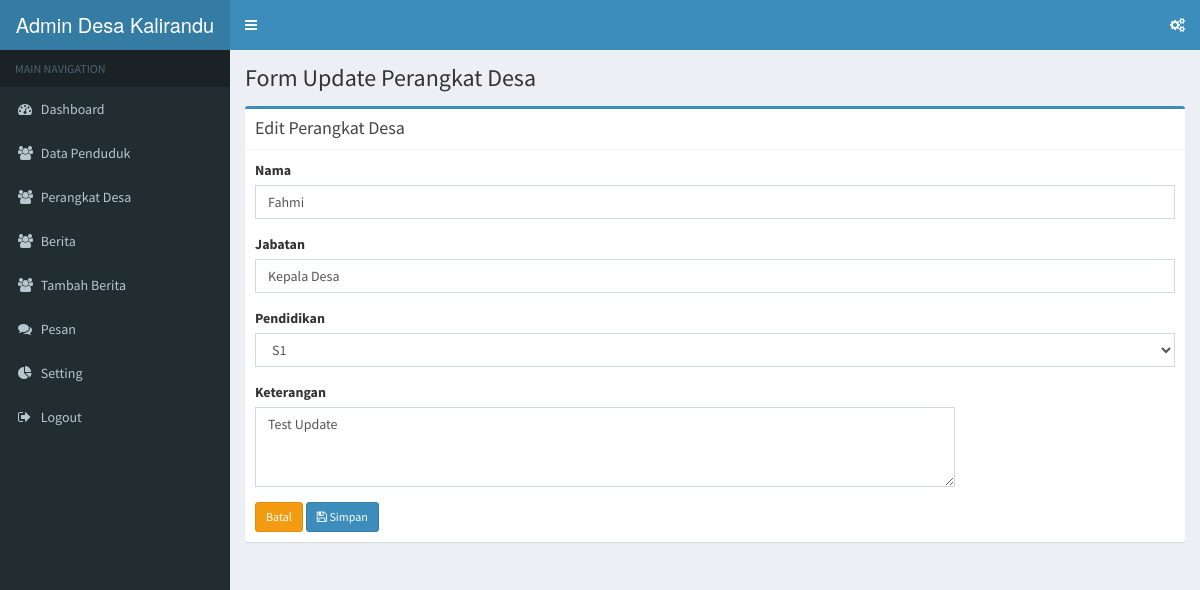
The page /admin/perangkatDesa/update/2 on the database its author committed.
### tables this page shows
CREATE TABLE `perangkat` (
  `id` int(11) NOT NULL,
  `nama` varchar(60) NOT NULL,
  `jabatan` varchar(40) NOT NULL,
  `pendidikan` varchar(10) NOT NULL,
  `keterangan` varchar(200) NOT NULL
);

### application/controllers/admin/PerangkatDesa.php (called while the page is built, shortened)
<?php
class PerangkatDesa extends CI_Controller {
	public function update($id)
	{
		$where = array('id' => $id);
		$data['title'] = 'Form Update Perangkat Desa';
		$data['perangkat'] = $this->DataModel->getWhere('perangkat', $where)->row_array();
		$this->load->view('template_admin/header', $data);
		$this->load->view('template_admin/sidebar');
		$this->load->view('template_admin/topbar');
		$this->load->view('admin/edit_perangkat', $data);
		$this->load->view('template_admin/footer');
	}
}

### index.php (called while the page is built, shortened)
<?php
require_once BASEPATH.'core/CodeIgniter.php';

### application/models/DataModel.php (called while the page is built, shortened)
<?php
class DataModel extends CI_model {
	public function getWhere($table, $where)
	{
		return $this->db->get_where($table, $where);
	}
}

### application/views/admin/edit_perangkat.php (the view, shortened to what this page needs)
<div class="content-wrapper">
  <section class="content-header">
    <h1>
      <?php echo $title; ?>
    </h1>
  </section>
  <section class="content">
    <div class="row">
      <div class="col-md-12">
        <div class="box box-primary">
          <div class="box-header with-border">
            <h3 class="box-title">Edit Perangkat Desa</h3>
          </div>
          <div class="box-body">
          <form action="<?php echo base_url('admin/perangkatDesa/update_aksi'); ?>" method="post">
            <div class="form-group">
              <label>Nama</label>
              <input type="text" name="nama" class="form-control" value="<?php echo $perangkat['nama']; ?>">
            </div>
            <div class="form-group">
              <label>Jabatan</label>
              <input type="text" name="jabatan" class="form-control" value="<?php echo $perangkat['jabatan']; ?>">
            </div>
            <div class="form-group">
              <label>Pendidikan</label>
              <select name="pendidikan" class="form-control">
                <option <?php echo ($perangkat['pendidikan'] == 'S1')? "selected" : ""; ?>> S1 </option>
              </select>
            </div>
             <div class="form-group">
              <label>Keterangan</label>
              <textarea name="keterangan" style="width: 700px; height: 80px;" class="form-control"><?php echo $perangkat['keterangan']; ?></textarea>
            </div>
            <a class="btn btn-sm btn-warning" href="<?php echo base_url('admin/penduduk'); ?>">Batal</a>
            <button type="submit" class="btn btn-sm btn-primary"><i class="fa fa-save"></i> Simpan</button>
          </form>
          </div>
        </div>
      </div>
    </div>
  </section>
</div>

### rows shown on the page
perangkat: nama "Fahmi", jabatan "Kepala Desa", pendidikan "S1", keterangan "Test Update"

### other values the page prints
$title "Form Update Perangkat Desa"
